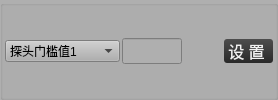
                  <widget class="QGroupBox" name="groupBox_8">
                   <property name="styleSheet">
                    <string notr="true">background-color: rgb(175, 175, 175);</string>
                   </property>
                   <property name="title">
                    <string/>
                   </property>
                   <layout class="QHBoxLayout" name="horizontalLayout_11">
                    <property name="spacing">
                     <number>2</number>
                    </property>
                    <property name="leftMargin">
                     <number>2</number>
                    </property>
                    <property name="topMargin">
                     <number>5</number>
                    </property>
                    <property name="rightMargin">
                     <number>2</number>
                    </property>
                    <property name="bottomMargin">
                     <number>5</number>
                    </property>
                    <item>
                     <widget class="QComboBox" name="comboBox_qzprob">
                      <property name="sizePolicy">
                       <sizepolicy hsizetype="Fixed" vsizetype="Fixed">
                        <horstretch>0</horstretch>
                        <verstretch>0</verstretch>
                       </sizepolicy>
                      </property>
                      <property name="minimumSize">
                       <size>
                        <width>115</width>
                        <height>0</height>
                       </size>
                      </property>
                      <property name="maximumSize">
                       <size>
                        <width>110</width>
                        <height>16777215</height>
                       </size>
                      </property>
                      <property name="styleSheet">
                       <string notr="true">font: 10pt &quot;微软雅黑&quot;;</string>
                      </property>
                      <item>
                       <property name="text">
                        <string>探头门槛值1</string>
                       </property>
                      </item>
                      <item>
                       <property name="text">
                        <string>探头门槛值2</string>
                       </property>
                      </item>
                      <item>
                       <property name="text">
                        <string>探头门槛值3</string>
                       </property>
                      </item>
                      <item>
                       <property name="text">
                        <string>探头门槛值4</string>
                       </property>
                      </item>
                      <item>
                       <property name="text">
                        <string>探头门槛值5</string>
                       </property>
                      </item>
                      <item>
                       <property name="text">
                        <string>探头门槛值6</string>
                       </property>
                      </item>
                      <item>
                       <property name="text">
                        <string>探头门槛值7</string>
                       </property>
                      </item>
                      <item>
                       <property name="text">
                        <string>探头门槛值8</string>
                       </property>
                      </item>
                      <item>
                       <property name="text">
                        <string>探头门槛值9</string>
                       </property>
                      </item>
                      <item>
                       <property name="text">
                        <string>探头门槛值10</string>
                       </property>
                      </item>
                      <item>
                       <property name="text">
                        <string>探头门槛值11</string>
                       </property>
                      </item>
                      <item>
                       <property name="text">
                        <string>探头门槛值12</string>
                       </property>
                      </item>
                      <item>
                       <property name="text">
                        <string>探头门槛值13</string>
                       </property>
                      </item>
                      <item>
                       <property name="text">
                        <string>探头门槛值14</string>
                       </property>
                      </item>
                      <item>
                       <property name="text">
                        <string>探头门槛值15</string>
                       </property>
                      </item>
                      <item>
                       <property name="text">
                        <string>探头门槛值16</string>
                       </property>
                      </item>
                      <item>
                       <property name="text">
                        <string>探头门槛值17</string>
                       </property>
                      </item>
                      <item>
                       <property name="text">
                        <string>探头门槛值18</string>
                       </property>
                      </item>
                      <item>
                       <property name="text">
                        <string>探头门槛值19</string>
                       </property>
                      </item>
                      <item>
                       <property name="text">
                        <string>探头门槛值20</string>
                       </property>
                      </item>
                     </widget>
                    </item>
                    <item>
                     <widget class="KLineEditKb" name="lineEdit_qzprob">
                      <property name="sizePolicy">
                       <sizepolicy hsizetype="Preferred" vsizetype="Fixed">
                        <horstretch>0</horstretch>
                        <verstretch>0</verstretch>
                       </sizepolicy>
                      </property>
                      <property name="maximumSize">
                       <size>
                        <width>60</width>
                        <height>16777215</height>
                       </size>
                      </property>
                      <property name="font">
                       <font>
                        <family>微软雅黑</family>
                        <pointsize>10</pointsize>
                       </font>
                      </property>
                     </widget>
                    </item>
                    <item>
                     <spacer name="horizontalSpacer_10">
                      <property name="orientation">
                       <enum>Qt::Horizontal</enum>
                      </property>
                      <property name="sizeHint" stdset="0">
                       <size>
                        <width>40</width>
                        <height>20</height>
                       </size>
                      </property>
                     </spacer>
                    </item>
                    <item>
                     <widget class="QPushButton" name="pushButton_qzprob">
                      <property name="font">
                       <font>
                        <family>微软雅黑</family>
                        <pointsize>12</pointsize>
                       </font>
                      </property>
                      <property name="styleSheet">
                       <string notr="true">QPushButton#pushButton_qzprob{
	border-style: none;
	border: 0px;
	color: #F0F0F0;
	padding: 0px;	
	min-height: 16px;
	border-radius:3px;
	background: qlineargradient(spread:pad, x1:0, y1:0, x2:0, y2:1, stop:0 #4D4D4D, stop:1 #292929); 
}

QPushButton#pushButton_qzprob:hover{ 
	background: qlineargradient(spread:pad, x1:0, y1:0, x2:0, y2:1, stop:0 #636363, stop:1 #575757);
}

QPushButton#pushButton_qzprob:pressed{ 
	background: qlineargradient(spread:pad, x1:0, y1:0, x2:0, y2:1, stop:0 #4D4D4D, stop:1 #292929);
}</string>
                      </property>
                      <property name="text">
                       <string> 设 置  </string>
                      </property>
                     </widget>
                    </item>
                   </layout>
                  </widget>
